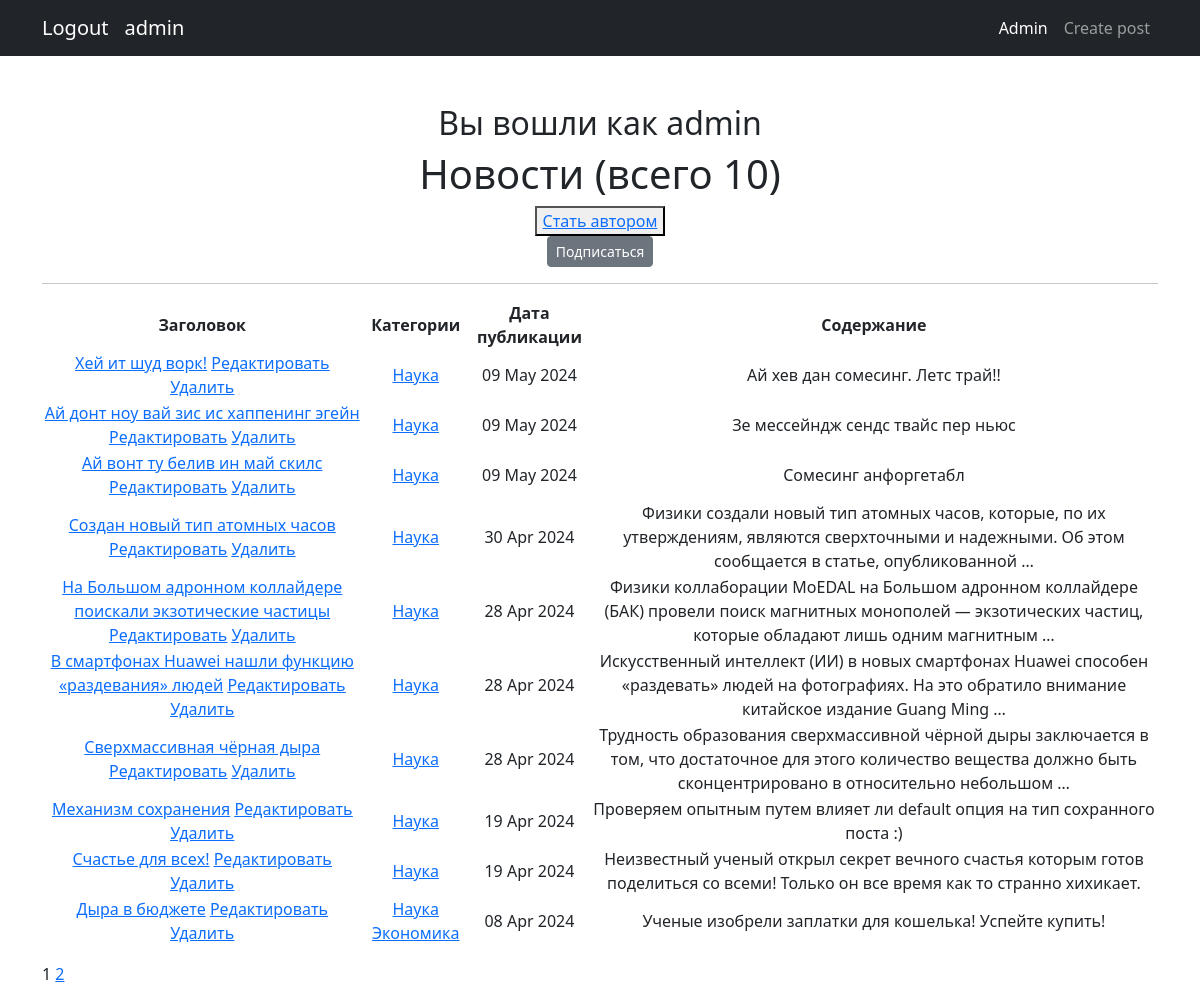
The page /news/categories/3 (signed in) on the database its author committed.
### news/models.py (models this page shows, shortened)
class Post(models.Model):
    article = 'AR'
    news = 'NE'
    POSITIONS = [
        (article, 'Статья'),
        (news, 'Новости'),
    ]
    author = models.ForeignKey(Author, on_delete=models.CASCADE)
    news_type = models.CharField(max_length=2, choices=POSITIONS, default=article)
    post_time = models.DateTimeField(auto_now_add=True)
    title = models.CharField(max_length=255)
    text = models.TextField()
    rating = models.IntegerField(default=0)
    category = models.ManyToManyField(Category, through='PostCategory')

class Category(models.Model):
    name = models.CharField(max_length=100, unique=True)
    subscribers = models.ManyToManyField(User, blank=True, related_name='categories')
    def __str__(self):
        return f'{self.name}'

### news/views.py (the view)
# urls.py: path('categories/<int:pk>', CategoryListView.as_view(), name='category_list'),
class CategoryListView(NewsList):
    model = Post
    template_name = 'category_list.html'
    context_object_name = 'category_news_list'
    def get_queryset(self):
        self.category = get_object_or_404(Category, id=self.kwargs['pk'])
        queryset = Post.objects.filter(category=self.category).order_by('-post_time')
        return queryset
    def get_context_data(self, **kwargs):
        context = super().get_context_data(**kwargs)
        context['is_not_subscriber'] = self.request.user not in self.category.subscribers.all()
        context['category'] = self.category
        return context

### news/templatetags/custom_tags.py (called while the page is built)
@register.simple_tag(takes_context=True)
def url_replace(context, **kwargs):
    d = context['request'].GET.copy()
    for k, v in kwargs.items():
        d[k] = v
    return d.urlencode()

### news/views.py (called while the page is built)
    def get_context_data(self, **kwargs):
        context = super().get_context_data(**kwargs)
        context['is_not_author'] = not self.request.user.groups.filter(name='authors').exists()
        return context

### templates/category_list.html (shortened to what this page needs)
{% extends 'flatpages/default.html' %}
{% load custom_filters %}
{% load custom_tags %}
{% block content %}
<h2>Вы вошли как {{ request.user.username }}</h2>
    <h1>Новости (всего {{ category_news_list|length }})</h1>
{% if is_not_author %}
    <button><a href="{% url 'upgrade' %}">Стать автором</a></button>
{% endif %}
{% if is_not_subscriber %}
<p class="text-center"><a href="{% url 'subscribe' category.id %}" class="btn btn-secondary btn-sm">Подписаться</a></p>
{% endif %}
    <hr>
{% if category_news_list %}
    <table>
        <tr>
            <td><b>Заголовок</b></td>
            <td><b>Категории</b></td>
            <td><b>Дата публикации</b></td>
            <td><b>Содержание</b></td>
        </tr>
        {% for news in category_news_list %}
        <tr>
            <td>
                <a href="{% url 'news_detail' news.id %}">{{ news.title|censor }}</a>
                <a href="{% url 'news_edit' news.id %}"><u>Редактировать</u></a>
                <a href="{% url 'news_delete' news.id %}"><u>Удалить</u></a>
            </td>
            <td>
                {% for category in news.category.all %}
                    <a href="{% url 'category_list' category.id %}">{{ category }}</a>
                {% endfor %}
            </td>
            <td>{{ news.post_time|date:"d M Y" }}</td>
            <td>{{ news.text|truncatewords:20|censor }}</td>
        </tr>
        {% endfor %}
    </table>
{% else %}
    <h2>Новостей нет!</h2>
{% endif %}
<div class="pagination">
    <span class="step-links">
        <span class="current">
            {% if  page_obj.paginator.num_pages != 1 %}
                {{ page_obj.number }}
            {% endif %}
        </span>
        {% if page_obj.has_next %}
            <a href="?{% url_replace page=page_obj.next_page_number %}">{{ page_obj.next_page_number }}</a>
        {% endif %}
    </span>
</div>
{% endblock content %}

### templates/flatpages/default.html (shortened to what this page needs)
<!DOCTYPE html>
<html lang="en">
    <head>
        {% load static %}
        <link href="{% static 'css/styles.css' %}" rel="stylesheet" />
    </head>
    <body>
        <nav class="navbar navbar-expand-lg navbar-dark bg-dark">
            <div class="container">
                {% if not request.user.username %}
                <a class="navbar-brand" href="/accounts/login">Login</a>
                {% else %}
                <a class="navbar-brand" href="/accounts/logout">Logout</a>
                <a class="navbar-brand">{{ request.user.username }}</a>
                {% endif %}
                {% load cache %}
                {% cache 900 navbar %}
                    <div class="collapse navbar-collapse" id="navbarSupportedContent">
                        <ul class="navbar-nav ms-auto mb-2 mb-lg-0">
                            <li class="nav-item"><a class="nav-link active" aria-current="page" href="/admin/">Admin</a></li>
                            <li class="nav-item"><a class="nav-link" href="create/">Create post</a></li>
                        </ul>
                    </div>
                {% endcache %}
                </div>
            </nav>
        <div class="container">
            <div class="text-center mt-5">
                {% block content %}{% endblock content %}
            </div>
        </div>
    </body>
</html>

### rows shown on the page
Post: title|censor "Хей ит шуд ворк!", post_time "09 May 2024", text|censor "Ай хев дан сомесинг. Летс трай!!"
Category: name "Наука"
Post: title|censor "Ай донт ноу вай зис ис хаппенинг эгейн", post_time "09 May 2024", text|censor "Зе мессейндж сендс твайс пер ньюс"
Post: title|censor "Ай вонт ту белив ин май скилс", post_time "09 May 2024", text|censor "Сомесинг анфоргетабл"
Post: title|censor "Создан новый тип атомных часов", post_time "30 Apr 2024", text|censor "Физики создали новый тип атомных часов, которые, по их утверждениям, являются сверхточными и надежными. Об этом сообщается в статье, опубликованной …"
Post: title|censor "На Большом адронном коллайдере поискали экзотические частицы", post_time "28 Apr 2024", text|censor "Физики коллаборации MoEDAL на Большом адронном коллайдере (БАК) провели поиск магнитных монополей — экзотических частиц, которые обладают лишь одним магнитным …"
Post: title|censor "В смартфонах Huawei нашли функцию «раздевания» людей", post_time "28 Apr 2024", text|censor "Искусственный интеллект (ИИ) в новых смартфонах Huawei способен «раздевать» людей на фотографиях. На это обратило внимание китайское издание Guang Ming …"
Post: title|censor "Сверхмассивная чёрная дыра", post_time "28 Apr 2024", text|censor "Трудность образования сверхмассивной чёрной дыры заключается в том, что достаточное для этого количество вещества должно быть сконцентрировано в относительно небольшом …"
Post: title|censor "Механизм сохранения", post_time "19 Apr 2024", text|censor "Проверяем опытным путем влияет ли default опция на тип сохранного поста :)"
Post: title|censor "Счастье для всех!", post_time "19 Apr 2024", text|censor "Неизвестный ученый открыл секрет вечного счастья которым готов поделиться со всеми! Только он все время как то странно хихикает."
Post: title|censor "Дыра в бюджете", post_time "08 Apr 2024", text|censor "Ученые изобрели заплатки для кошелька! Успейте купить!"
Category: name "Экономика"

### other values the page prints
{{ request.user.username }} "admin"
{{ category_news_list|length }} "10"
{{ page_obj.number }} "1"
{{ page_obj.next_page_number }} "2"
